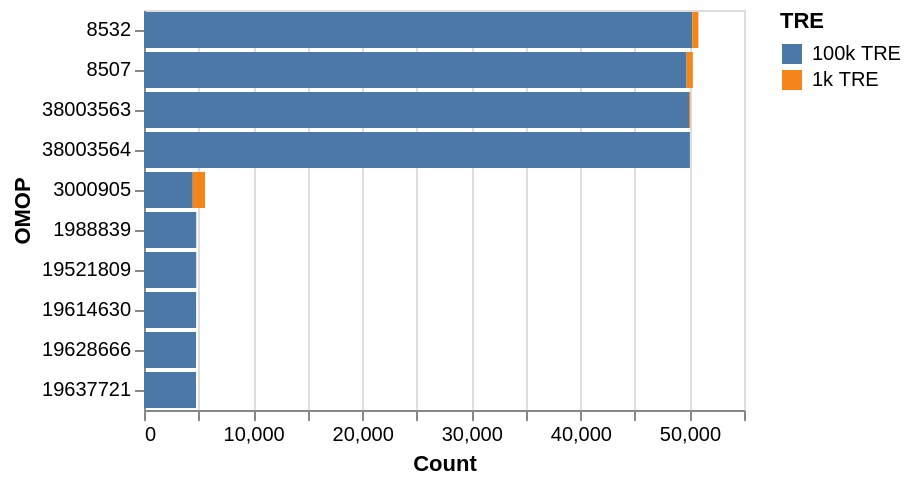

Notebook cell for this chart:
### Markdown cell above
You can plot the $k$ codes with the highest counts using `.plot_top_k_by_count(k)`.
If you run this notebook, you can hover over the bars to get the OMOP description of that code.

### Code cell
codesets.plot_top_k_by_count(10)

### Figure 1 — Vega-Lite specification as saved in the notebook (floating-point values rounded to 4 significant figures)
{"config": {"view": {"continuousWidth": 300, "continuousHeight": 300}}, "data": {"name": "data-b3891fe07c6f3b8473481b50af7f22a4"}, "mark": {"type": "bar"}, "encoding": {"color": {"field": "TRE", "type": "nominal"}, "tooltip": {"field": "OMOP_DESCR", "type": "nominal"}, "x": {"field": "Count", "type": "quantitative"}, "y": {"field": "OMOP", "sort": "-x", "type": "nominal"}}, "$schema": "https://vega.github.io/schema/vega-lite/v6.1.0.json", "datasets": {"data-b3891fe07c6f3b8473481b50af7f22a4": [{"OMOP": 8532, "TRE": "100k TRE", "Count": 50260.0, "OMOP_DESCR": "FEMALE"}, {"OMOP": 8532, "TRE": "1k TRE", "Count": 560.0, "OMOP_DESCR": "FEMALE"}, {"OMOP": 8507, "TRE": "100k TRE", "Count": 49740.0, "OMOP_DESCR": "MALE"}, {"OMOP": 8507, "TRE": "1k TRE", "Count": 570.0, "OMOP_DESCR": "MALE"}, {"OMOP": 38003563, "TRE": "100k TRE", "Count": 49960.0, "OMOP_DESCR": "Hispanic or Latino"}, {"OMOP": 38003563, "TRE": "1k TRE", "Count": 110.0, "OMOP_DESCR": "Hispanic or Latino"}, {"OMOP": 38003564, "TRE": "100k TRE", "Count": 50040.0, "OMOP_DESCR": "Not Hispanic or Latino"}, {"OMOP": 38003564, "TRE": "1k TRE", "Count": 0.0, "OMOP_DESCR": "Not Hispanic or Latino"}, {"OMOP": 3000905, "TRE": "100k TRE", "Count": 4470.0, "OMOP_DESCR": "Leukocytes [#/volume] in Blood by Automated count"}, {"OMOP": 3000905, "TRE": "1k TRE", "Count": 1120.0, "OMOP_DESCR": "Leukocytes [#/volume] in Blood by Automated count"}, {"OMOP": 1988839, "TRE": "100k TRE", "Count": 4790.0, "OMOP_DESCR": "Transforming growth factor beta [Mass/volume] in Serum or Plasma"}, {"OMOP": 1988839, "TRE": "1k TRE", "Count": 0.0, "OMOP_DESCR": "Transforming growth factor beta [Mass/volume] in Serum or Plasma"}, {"OMOP": 19521809, "TRE": "100k TRE", "Count": 4790.0, "OMOP_DESCR": "TRIM33 on GRCh38 chr1: Duplication of position 114433726 measurement"}, {"OMOP": 19521809, "TRE": "1k TRE", "Count": 0.0, "OMOP_DESCR": "TRIM33 on GRCh38 chr1: Duplication of position 114433726 measurement"}, {"OMOP": 19614630, "TRE": "100k TRE", "Count": 4780.0, "OMOP_DESCR": "APC transcript: Deletion in position 5293 to 5296 measurement"}, {"OMOP": 19614630, "TRE": "1k TRE", "Count": 0.0, "OMOP_DESCR": "APC transcript: Deletion in position 5293 to 5296 measurement"}, {"OMOP": 19628666, "TRE": "100k TRE", "Count": 4770.0, "OMOP_DESCR": "RET on GRCh38 chr10: Substitution in position 43116080 of G replaced by A measurement"}, {"OMOP": 19628666, "TRE": "1k TRE", "Count": 0.0, "OMOP_DESCR": "RET on GRCh38 chr10: Substitution in position 43116080 of G replaced by A measurement"}, {"OMOP": 19637721, "TRE": "100k TRE", "Count": 4770.0, "OMOP_DESCR": "NCOR2 protein: Frameshift substitution in position 150 of P replaced by S followed by a new reading frame extending for 8 amino acids measurement"}, {"OMOP": 19637721, "TRE": "1k TRE", "Count": 0.0, "OMOP_DESCR": "NCOR2 protein: Frameshift substitution in position 150 of P replaced by S followed by a new reading frame extending for 8 amino acids measurement"}]}}
